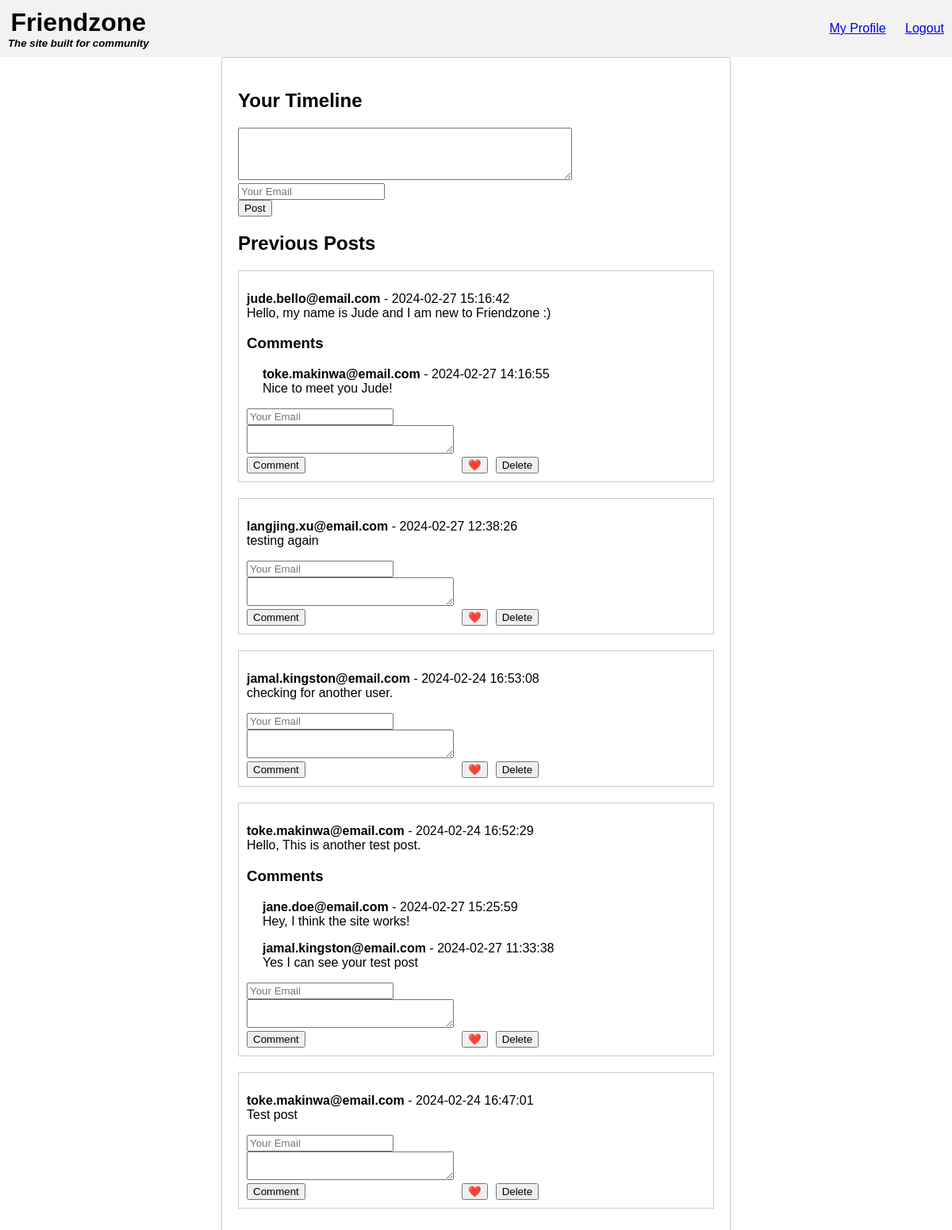
Screenshot of /browse.php with the database file from the repository.
### tables this page shows
CREATE TABLE `interactions` (
  `id` int(11) NOT NULL,
  `content` varchar(280) NOT NULL,
  `email` varchar(100) NOT NULL,
  `timestamp` datetime NOT NULL
);

CREATE TABLE `comments` (
  `id` int(11) NOT NULL,
  `interaction_id` int(11) NOT NULL,
  `comment_content` varchar(280) NOT NULL,
  `commenter_email` varchar(100) NOT NULL,
  `timestamp` datetime DEFAULT current_timestamp()
);

### browse.php (the view, shortened to what this page needs)
<?php
require_once "db_connection.php";
$sql = "SELECT id, content, email, timestamp FROM interactions ORDER BY timestamp DESC";
$result = $conn->query($sql);
?>
<!DOCTYPE html>
<html lang="en">
<head>
</head>
<body>
    <div class="header">
        <div class="header-content">
            <h1>Friendzone</h1>
            <h5><em>The site built for community</em></h5>
        </div>
        <div>
            <a class="profile-link" href="myprofile.php">My Profile</a>
            <a class="logout-button" href="create_account.html">Logout</a>
        </div>
    </div>
    <div class="content">
        <h2>Your Timeline</h2>
        <form class="post-form" method="post" action="<?php echo htmlspecialchars($_SERVER["PHP_SELF"]); ?>">
            <textarea name="content" rows="4" cols="50" maxlength="280" required></textarea><br>
            <input type="email" name="email" placeholder="Your Email" required><br>
            <input type="submit" value="Post">
        </form>
        <div class="timeline-posts">
            <h2>Previous Posts</h2>
            <?php
            while($row = $result->fetch_assoc()) {
                echo "<div class='post'>";
                echo "<p><strong>" . $row["email"]. "</strong> - " . $row["timestamp"]. "<br>" . $row["content"]. "</p>";
                $post_id = $row['id'];
                $comment_sql = "SELECT commenter_email, comment_content, timestamp FROM comments WHERE interaction_id=$post_id ORDER BY timestamp DESC";
                $comment_result = $conn->query($comment_sql);
                if ($comment_result->num_rows > 0) {
                    echo "<div class='comments'>";
                    echo "<h3>Comments</h3>";
                    while ($comment_row = $comment_result->fetch_assoc()) {
                        echo "<div class='comment'>";
                        echo "<p><strong>" . $comment_row["commenter_email"]. "</strong> - " . $comment_row["timestamp"]. "<br>" . $comment_row["comment_content"]. "</p>";
                        echo "</div>";
                    }
                    echo "</div>";
                }
                echo "<form class='comment-form' method='post' action='comment.php'>";
                echo "<input type='email' name='commenter_email' placeholder='Your Email' required><br>";
                echo "<textarea name='comment_content' rows='2' cols='30' maxlength='100' required></textarea><br>";
                echo "<input type='submit' value='Comment'>";
                echo "</form>";
                echo "<form class='like-form' method='post' action='like.php'>";
                echo "<button type='submit' name='like'>❤️</button>";
                echo "</form>";
                echo "<form class='delete-form' method='get' action='browse.php'>";
                echo "<input type='submit' value='Delete'>";
                echo "</form>";
                echo "</div>";
            }
            ?>
        </div>
    </div>
</body>
</html>

### browse.php (style rules this page uses)
body { font-family: Arial, sans-serif; margin: 0; padding: 0; text-align: center; }
.header { background-color: #f2f2f2; padding: 10px; display: flex; justify-content: space-between; align-items: center; }
.header-content { display: flex; flex-direction: column; align-items: center; }
.header h1 { margin: 0; }
.header h5 { margin: 0; }
.logout-button, .profile-link { margin-left: 20px; }
.content { margin: 0 auto; max-width: 600px; padding: 20px; border: 1px solid #ccc; text-align: left; }
.post { margin-bottom: 20px; padding: 10px; border: 1px solid #ccc; }
.comment { margin-left: 20px; margin-top: 10px; }
.like-form, .comment-form, .delete-form { display: inline-block; margin-right: 10px; }

### rows the page displays
interactions: email "jude.bello@email.com", timestamp "2024-02-27 15:16:42", content "Hello, my name is Jude and I am new to Friendzone :)"
comments: commenter_email "toke.makinwa@email.com", timestamp "2024-02-27 14:16:55", comment_content "Nice to meet you Jude!"
interactions: email "langjing.xu@email.com", timestamp "2024-02-27 12:38:26", content "testing again"
interactions: email "jamal.kingston@email.com", timestamp "2024-02-24 16:53:08", content "checking for another user."
interactions: email "toke.makinwa@email.com", timestamp "2024-02-24 16:52:29", content "Hello, This is another test post."
comments: commenter_email "jane.doe@email.com", timestamp "2024-02-27 15:25:59", comment_content "Hey, I think the site works!"
comments: commenter_email "jamal.kingston@email.com", timestamp "2024-02-27 11:33:38", comment_content "Yes I can see your test post"
interactions: email "toke.makinwa@email.com", timestamp "2024-02-24 16:47:01", content "Test post"
